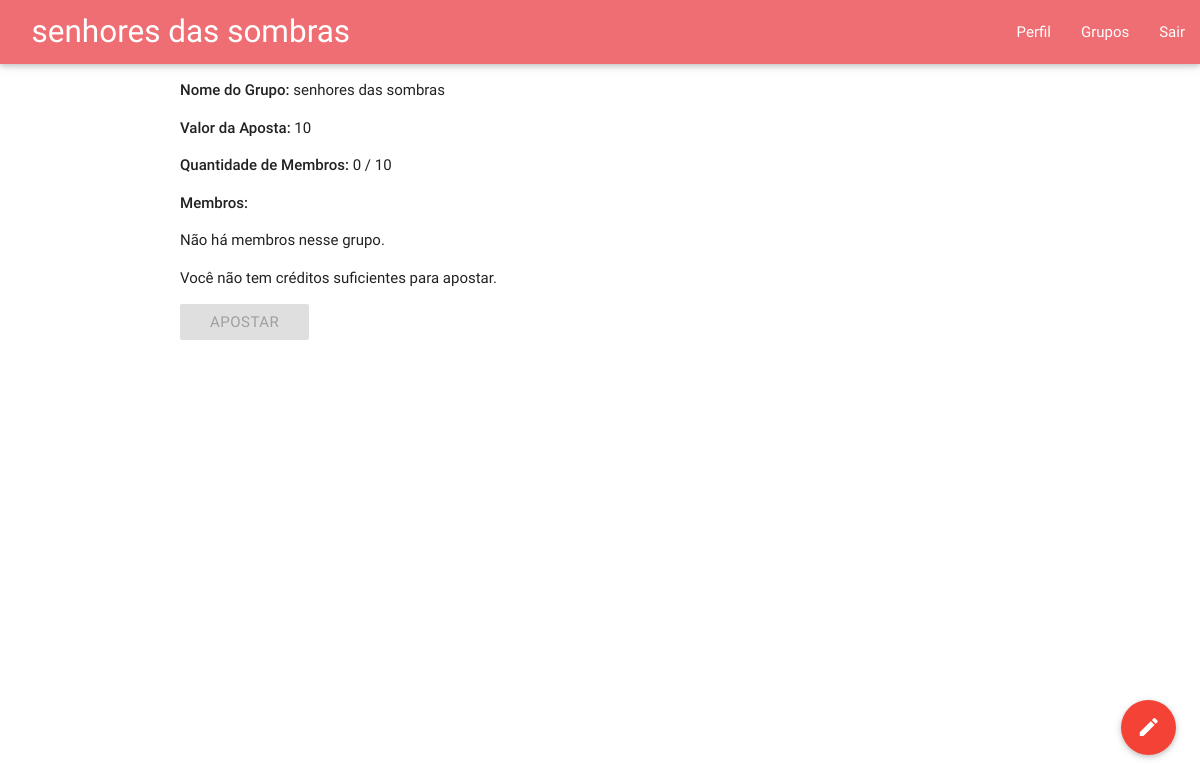
The page /group_info?g_id=5 (signed in) on the database as committed earlier.
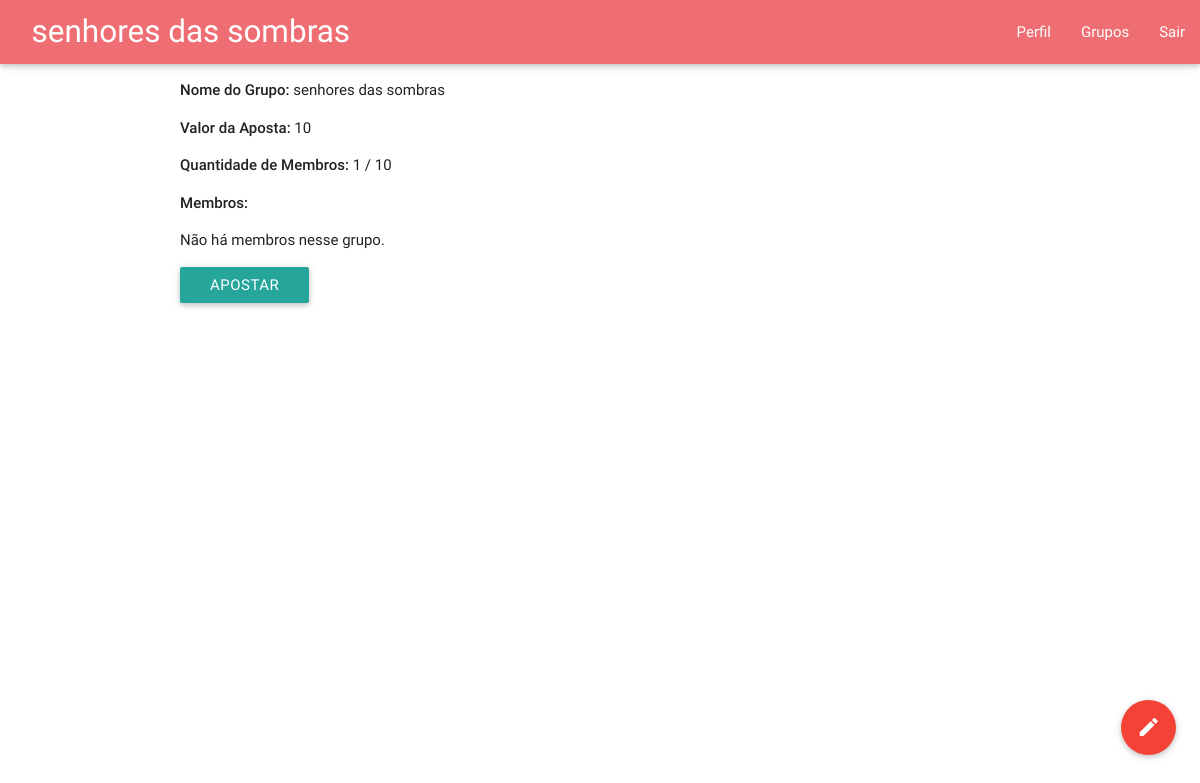
The same page on the database as committed later.
### ubet/models.py (models this page shows, shortened)
class Group(models.Model):
	status_list = (('END','FINISHED'),('ABORT','CANCELED'),('WAIT','WAITING'))
	creator = models.ForeignKey(User,null=True,on_delete=models.SET_NULL,related_name='group_creator_user')
	winner = models.ForeignKey(User,null=True,on_delete=models.SET_NULL,related_name='group_winner_user')
	name = models.CharField(max_length=50)
	max_size = models.IntegerField()
	bet_value = models.IntegerField()
	date_of_birth = models.DateTimeField(auto_now = True)
	status = models.CharField(choices=status_list,default='WAITING',max_length=50)
	users = models.ManyToManyField(User,symmetrical=True,through='Group_link')
	def users_by_group(self):
		user_list = self.users.all()
		position_list = [Group_link.objects.get(user=u,group=self).position for u in user_list]
		return user_list,position_list
	def cur_size(self):
		return self.users.count()

### ubet/views.py (the view)
# urls.py: url(r'^group_info$', views.group_info,name='group_info'),
def group_info(request):
	if 'g_id' in request.GET:
		try:
			g = Group.objects.get(id=request.GET['g_id'])
		except ObjectDoesNotExist:
			return render(request, 'ubet/group_info.html', { 'error_msg': 'Desculpe, não encontramos informações desse grupo.', 'p_title': 'Erro' })
		u = g.users_by_group()
		user_list = u[0]
		position_list = u[1]
		canBet = False
		warning = ""
		if request.user in user_list:
			warning = 'Você já apostou nesse grupo.'
		else:
			if request.user.ubet_user.creditos < g.bet_value:
				warning = 'Você não tem créditos suficientes para apostar.'
			else:
				canBet = True
		return render(request, 'ubet/group_info.html', {'group': g, 'users': zip(user_list, position_list), 'p_title': g.name, 'canBet': canBet, 'warning': warning })
	return render(request, 'ubet/group_info.html', { 'error_msg': 'Desculpe, ocorreu um erro.', 'p_title': 'Erro'})

### ubet/templates/ubet/group_info.html (shortened to what this page needs)
{% extends "ubet/base.html" %}
{% block page_title %} {{ p_title }} {% endblock page_title %}
{% block main_content %}
{% if error_msg %}
	<p>{{ error_msg }}</p>
{% else %}
	<p><strong>Nome do Grupo:</strong> {{ group.name }}</p>
	<p><strong>Valor da Aposta:</strong> {{ group.bet_value }}</p>
	<p><strong>Quantidade de Membros:</strong> {{ group.cur_size }} / {{ group.max_size }}</p>
	<p><strong>Membros:</strong>
	<ul>
	{% if users|length < 1 %}
		<li>Não há membros nesse grupo.</li>
	{% else %}
		{% for u in users %}
			<li>{{ u.0 }} (posição: {{ u.1 }})</li>
		{% endfor %}
	{% endif %}
	</ul>
	{% if canBet %}
		<form name="bet-form" method="POST" action="{% url 'bet' %}" class="form">
			<div class="input-field">
				<button type="submit" class="btn waves-effect">Apostar</button>
			</div>
		</form>
	{% else %}
		<p>{{warning}}</p>
		<button class="btn disabled">Apostar</button>
	{% endif %}
{% endif %}
{% endblock main_content %}

Rows that differ between the two databases and show on the page:
changed Group "senhores das sombras": cur_size "0" → "1"
Other text that changed with them:
{{ warning }}: "Você não tem créditos suficientes para apostar." → (not shown)
